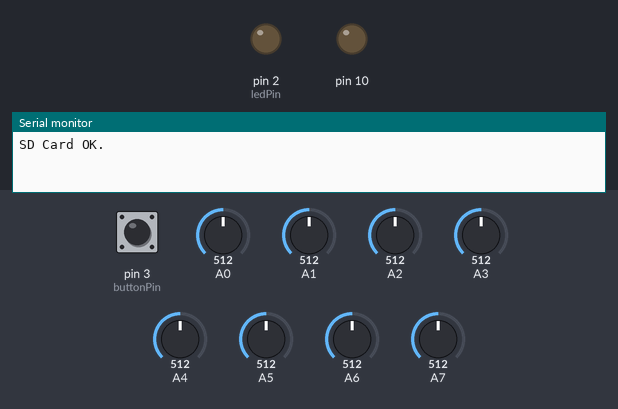
Recording of a sketch running on a simulated Arduino Uno, built with avr-gcc and run on an emulated ATmega328P. On the bench: output pins drawn as LEDs (lit = HIGH), the last lines printed to the serial monitor. The test bench sets the inputs (shaded band); at power-on: pin 3 (buttonPin) HIGH, A0 = 512, A1 = 512, A2 = 512, A3 = 512, A4 = 512, A5 = 512, A6 = 512, A7 = 512. Storage starts empty.

Above: at 1.2 s.
1.3 s: pin 3 (buttonPin) pulled LOW for 0.15 s
At 1.47 s:
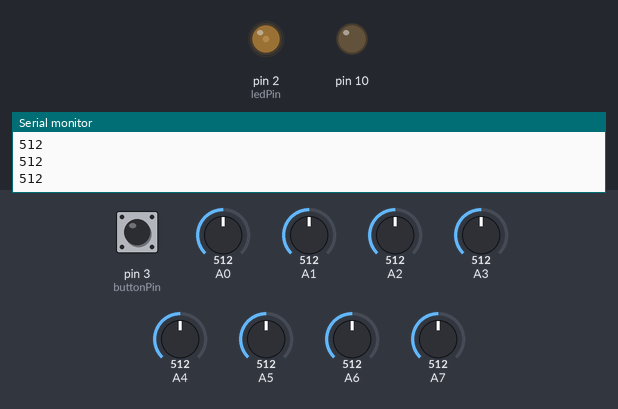
3.0 s: pin 3 (buttonPin) pulled LOW for 1 s
At 3.93 s:
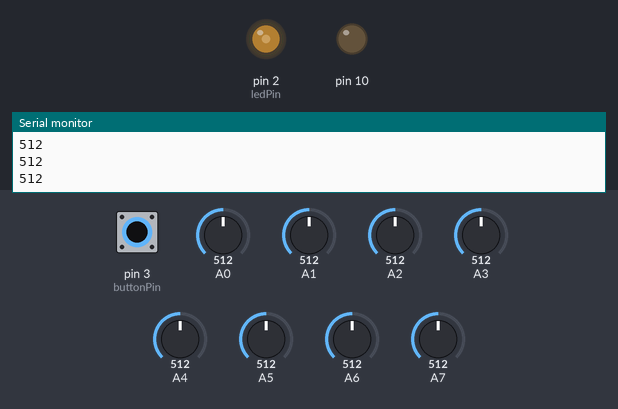
Timing chart, 0 to 6.0 s (numbered marks = the images above; inputs shaded):
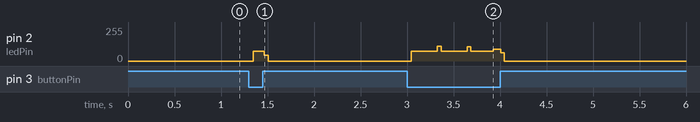

Measured:
- after the input at 1.3 s, pin 2 (ledPin): 0/255 → 75/255 after 0.05 s, → 0/255 0.12 s later

The sketch:

sensors_button_led_SdCard.ino
```cpp
#include <Time.h>
#include <Wire.h>
#include <SPI.h>
#include <SD.h>

// this is for the fsr
#define DELAY 300 // temps entre enregistrement mesures
#define NB_FSR 12 //nombre capteurs de force

int pin_mean[NB_FSR]; // tableau contenant valeurs capteurs
unsigned long prev;
unsigned long time_loop; // temps debut boucle
unsigned long begin_time; // temps début acquisition données

//this is for the button and led
const int buttonPin = 3;    //pin associe au bouton
const int ledPin =  2;      //pin de la led
int buttonState = 0;        // statut du bouton


//this is for the SD card
File myFile;
const int chipSelect = 17;

/*
    Fonction affichage mesures
*/

void print_data(int fsr) {
  Serial.print(pin_mean[fsr]);
  Serial.print(" ");
}

void setup()
{
  Serial.begin(9600); // initialisation communication serie
  pinMode(buttonPin, INPUT); // initialise comme une entree
  pinMode(ledPin, OUTPUT); // initialise   comme sortie
  prev = millis();
  while (!Serial) // attend le debut communication serie
  delay(200);
  pinMode(SS, OUTPUT); // sortie

  if (!SD.begin(chipSelect)) {
    Serial.println("SD Card initialization failed!"); // echec communication carte SD
    return;
  }
  Serial.println("SD Card OK."); // communication carte SD reussie
}

void loop()
{
  time_loop = millis();
  buttonState = digitalRead(buttonPin); // lit l'etat du bouton

  if (buttonState == LOW) {
    digitalWrite(ledPin, HIGH); // allume la led
       if (time_loop - prev > DELAY) { // affiche la valeur des capteurs tous les DELAY ms
        for (int fsr = 0; fsr < NB_FSR; fsr++) {
          pin_mean[fsr] = analogRead(fsr);
          print_data(fsr);
//          myFile = SD.open("catalogue.txt", FILE_WRITE); // ouvre ou cree le fichier test.txt
//          if (myFile) {
//              myFile.println(pin_mean[fsr]); // ecrit
//              myFile.println(" ");
//              myFile.close(); // ferme le fichier
//            }
////          else {
//            Serial.println("error opening test.txt"); // erreur ouverture fichier
//          }

      Serial.println("");
      prev = millis();
     }
   }
    digitalWrite(ledPin, LOW); // eteint la led
  }


}
```
